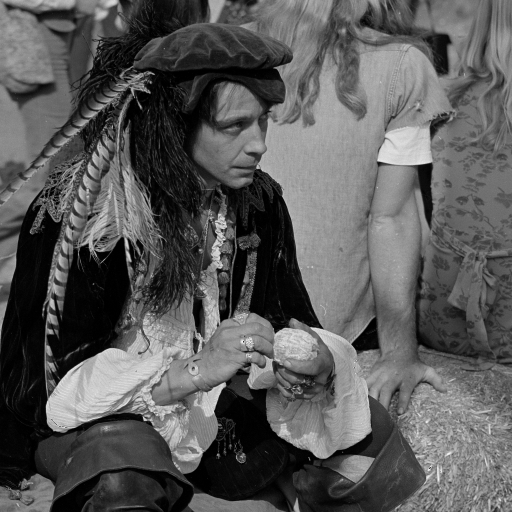
#> input picture Chapter 8/Dataset/5.3.01.tiff, 1024 x 1024 px, found by its file name (shown at 1/2 size)
$ python 'Adaptive Thresholding.py'
#> lines starting #> are read from the running program, lines starting #| are printed output that depends on the picture; after the words box and inside, x2 and y2 are one past the last pixel; in counts of white or black regions, pixels touching at a corner belong together
import skimage.io as io
import numpy as np
import matplotlib.pyplot as plt
from skimage import filters

img1 = io.imread('D:\\4-1\\DIP LAB\\dataset\\5.3.01.tiff').astype(float)
#> img1: shape (1024, 1024) float64; min 0, max 255, mean 89

# Get image dimensions
r, c = img1.shape
#> r = 1024; c = 1024

# Create the x, y grid
x, y = np.mgrid[0:r, 0:c].astype(float)

# Calculate the adaptive thresholding value
p2 = 255.0 - img1 + y / 2
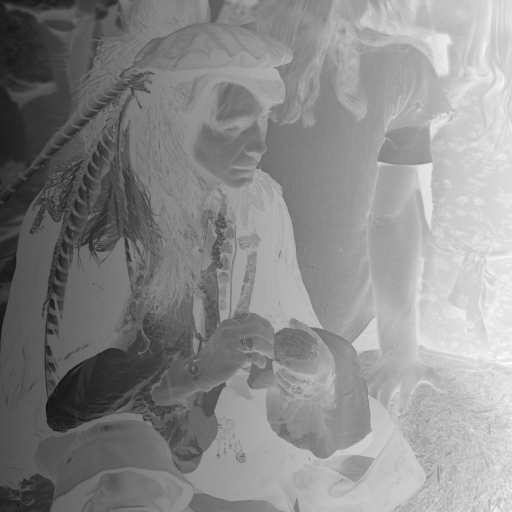
#> p2: shape (1024, 1024) float64 (shown at 1/2 size); min 31, max 751.5, mean 421.7; drawn with min black and max white

# Display the original image
io.imshow(p2)
io.show()

# Apply thresholding using Otsu's method
t = filters.threshold_otsu(p2)
#> t = 415.2

# Display the Otsu's thresholded image
io.imshow(p2 > t)
io.show()
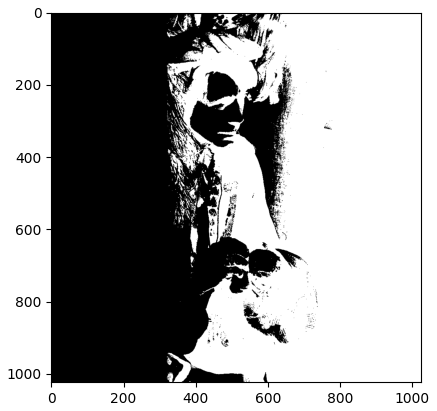
#> figure drawn by matplotlib, 1 panel

starts = range(0, c - 1, 162)
ends = range(162, c + 1, 162)
z = np.zeros((r, c))
for i in range(6):
    temp = p2[:, starts[i]:ends[i]]
    z[:, starts[i]:ends[i]] = (temp > filters.threshold_otsu(temp)) * 1.0
#> this loop made 6 passes
#> pass 1, `temp = p2[:, starts[i]:ends[i]]`:
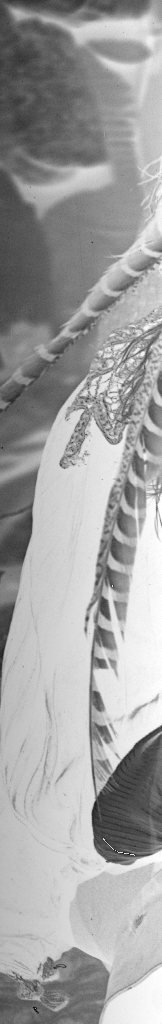
#> temp: shape (1024, 162) float64; min 31, max 335.5, mean 224.2; drawn with min black and max white
#> pass 2, `temp = p2[:, starts[i]:ends[i]]`:
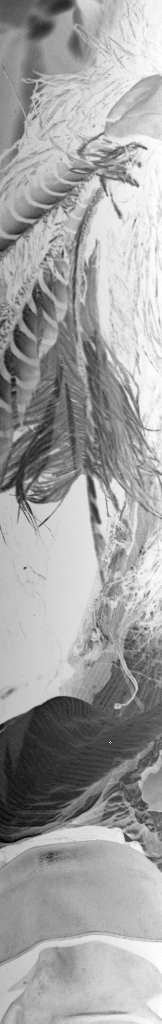
#> temp: shape (1024, 162) float64; min 101, max 416.5, mean 301.2; drawn with min black and max white
#> pass 3, `temp = p2[:, starts[i]:ends[i]]`:
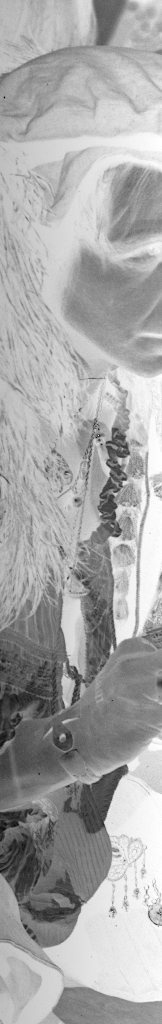
#> temp: shape (1024, 162) float64; min 176, max 497.5, mean 387.3; drawn with min black and max white
#> after the loop:
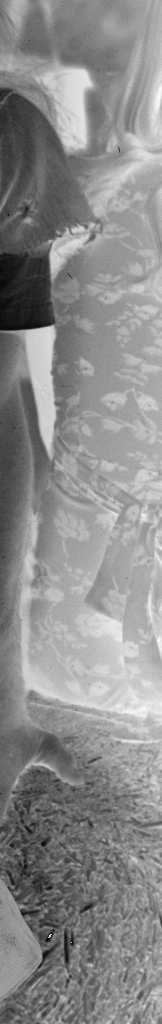
#> temp: shape (1024, 162) float64; min 431.5, max 725.5, mean 592.8; drawn with min black and max white
#> after the loop:
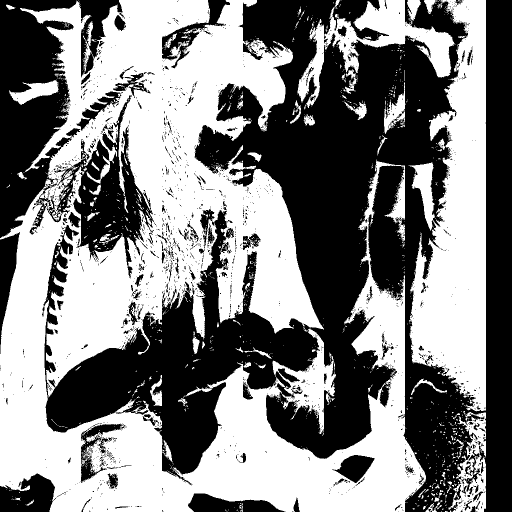
#> z: shape (1024, 1024) float64 (shown at 1/2 size); values 0 (black) and 1 (white), 50.8% white; 1871 black regions (1708 under 20 px), largest, box (x1, y1, x2, y2) and area: (87, 0, 1024, 1024) 394576, (0, 0, 309, 557) 76302, (0, 947, 113, 1024) 6099

# Display the adaptive thresholded image
io.imshow(z)
io.show()
